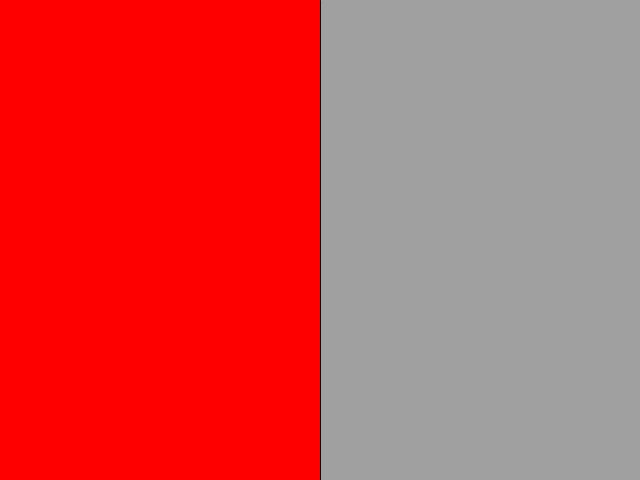
Frame 1 (no input)
Frame 60 (the mouse pressed at the canvas centre just before this capture): identical to frame 1, image omitted
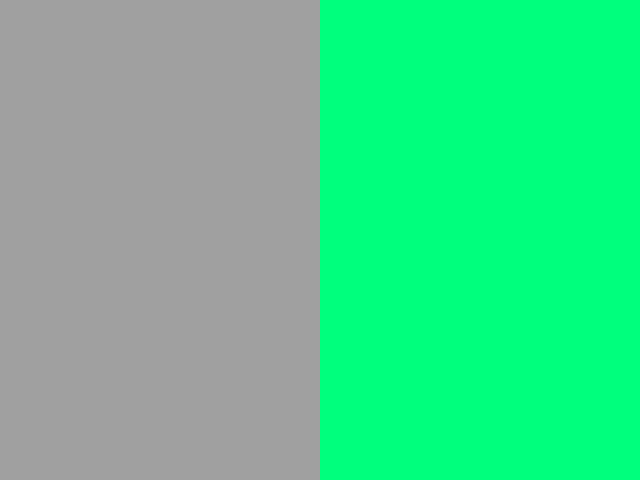
Frame 120 (the mouse held since frame 60 and released just before this capture)

The Processing sketch that drew these frames (run headless with seeded random() and noise(); from frame 60 on, the mouse is pressed at the canvas centre):

// Processing sketch: processing_185649
// ── processing_185649.pde

float r,g,b, rd;

void setup() {  //setup function called initially, only once
 size(640, 480);
 frameRate(30);
}

void draw() {  //draw function loops 
  background(160);
  stroke(0);
  line(width/2,0,width/2,height);
  fill(r,g,b);
  //rectMode(CENTER);
  noStroke();
  //rect(width/2,height/2,rd,rd);
  
  //ellipse(mouseX, mouseY, 20, 20);
  if(mouseX < width/2){
     fill(255,0,0);
     rect(0,0,width/2,height);
  } else {
     fill(0,255,125);
     rect(width/2,0,width/2,height);
  }

}

void mousePressed(){ //event function
  r = random(255);
  g = random(255);
  b = random(255);
  println(frameRate);
}
 
